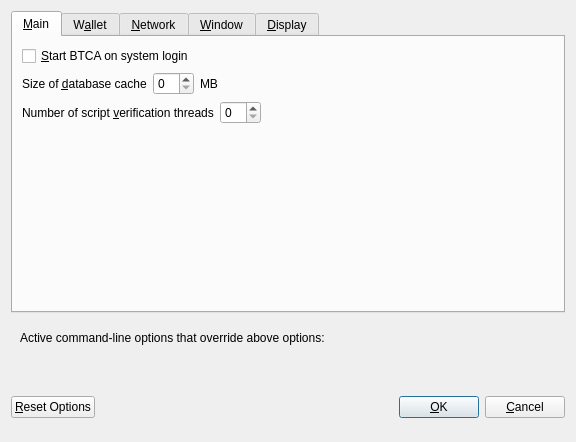
<?xml version="1.0" encoding="UTF-8"?>
<ui version="4.0">
 <class>OptionsDialog</class>
 <widget class="QDialog" name="OptionsDialog">
  <property name="geometry">
   <rect>
    <x>0</x>
    <y>0</y>
    <width>576</width>
    <height>442</height>
   </rect>
  </property>
  <property name="windowTitle">
   <string>Options</string>
  </property>
  <property name="modal">
   <bool>true</bool>
  </property>
  <layout class="QVBoxLayout" name="verticalLayout">
   <item>
    <widget class="QTabWidget" name="tabWidget">
     <property name="currentIndex">
      <number>0</number>
     </property>
     <widget class="QWidget" name="tabMain">
      <attribute name="title">
       <string>&amp;Main</string>
      </attribute>
      <layout class="QVBoxLayout" name="verticalLayout_Main">
       <item>
        <widget class="QCheckBox" name="bitcoinAtStartup">
         <property name="toolTip">
          <string>Automatically start BTCA after logging in to the system.</string>
         </property>
         <property name="text">
          <string>&amp;Start BTCA on system login</string>
         </property>
        </widget>
       </item>
       <item>
        <layout class="QHBoxLayout" name="horizontalLayout_2_Main">
         <item>
          <widget class="QLabel" name="databaseCacheLabel">
           <property name="text">
            <string>Size of &amp;database cache</string>
           </property>
           <property name="textFormat">
            <enum>Qt::PlainText</enum>
           </property>
           <property name="buddy">
            <cstring>databaseCache</cstring>
           </property>
          </widget>
         </item>
         <item>
          <widget class="QSpinBox" name="databaseCache"/>
         </item>
         <item>
          <widget class="QLabel" name="databaseCacheUnitLabel">
           <property name="text">
            <string>MB</string>
           </property>
           <property name="textFormat">
            <enum>Qt::PlainText</enum>
           </property>
          </widget>
         </item>
         <item>
          <spacer name="horizontalSpacer_2_Main">
           <property name="orientation">
            <enum>Qt::Horizontal</enum>
           </property>
           <property name="sizeHint" stdset="0">
            <size>
             <width>40</width>
             <height>20</height>
            </size>
           </property>
          </spacer>
         </item>
        </layout>
       </item>
       <item>
        <layout class="QHBoxLayout" name="horizontalLayout_3_Main">
         <item>
          <widget class="QLabel" name="threadsScriptVerifLabel">
           <property name="text">
            <string>Number of script &amp;verification threads</string>
           </property>
           <property name="textFormat">
            <enum>Qt::PlainText</enum>
           </property>
           <property name="buddy">
            <cstring>threadsScriptVerif</cstring>
           </property>
          </widget>
         </item>
         <item>
          <widget class="QSpinBox" name="threadsScriptVerif">
           <property name="toolTip">
            <string>(0 = auto, &lt;0 = leave that many cores free)</string>
           </property>
          </widget>
         </item>
         <item>
          <spacer name="horizontalSpacer_3_Main">
           <property name="orientation">
            <enum>Qt::Horizontal</enum>
           </property>
           <property name="sizeHint" stdset="0">
            <size>
             <width>40</width>
             <height>20</height>
            </size>
           </property>
          </spacer>
         </item>
        </layout>
       </item>
       <item>
        <spacer name="verticalSpacer_2">
         <property name="orientation">
          <enum>Qt::Vertical</enum>
         </property>
         <property name="sizeHint" stdset="0">
          <size>
           <width>20</width>
           <height>40</height>
          </size>
         </property>
        </spacer>
       </item>
      </layout>
     </widget>
     <widget class="QWidget" name="tabWallet">
      <attribute name="title">
       <string>W&amp;allet</string>
      </attribute>
      <layout class="QVBoxLayout" name="verticalLayout_Wallet">
       <item>
        <layout class="QHBoxLayout" name="horizontalLayout_2_Wallet">
         <item>
          <widget class="QLabel" name="labelStakeSplitThresholdText">
           <property name="text">
            <string>Stake split threshold:</string>
           </property>
          </widget>
         </item>
         <item>
          <widget class="QSpinBox" name="spinBoxStakeSplitThreshold">
           <property name="minimum">
            <number>1</number>
           </property>
           <property name="maximum">
            <number>999999</number>
           </property>
          </widget>
         </item>
        </layout>
       </item>
       <item>
        <widget class="QGroupBox" name="groupBox">
         <property name="title">
          <string>Expert</string>
         </property>
         <layout class="QVBoxLayout" name="verticalLayout_2">
          <item>
           <widget class="QCheckBox" name="coinControlFeatures">
            <property name="toolTip">
             <string>Whether to show coin control features or not.</string>
            </property>
            <property name="text">
             <string>Enable coin &amp;control features</string>
            </property>
           </widget>
          </item>
          <item>
           <widget class="QCheckBox" name="showMasternodesTab">
            <property name="toolTip">
             <string>Show additional tab listing all your masternodes in first sub-tab&lt;br/&gt;and all masternodes on the network in second sub-tab.</string>
            </property>
            <property name="text">
             <string>Show Masternodes Tab</string>
            </property>
           </widget>
          </item>
          <item>
           <widget class="QCheckBox" name="spendZeroConfChange">
            <property name="toolTip">
             <string>If you disable the spending of unconfirmed change, the change from a transaction&lt;br/&gt;cannot be used until that transaction has at least one confirmation.&lt;br/&gt;This also affects how your balance is computed.</string>
            </property>
            <property name="text">
             <string>&amp;Spend unconfirmed change</string>
            </property>
           </widget>
          </item>
         </layout>
        </widget>
       </item>
       <item>
        <spacer name="verticalSpacer_Wallet">
         <property name="orientation">
          <enum>Qt::Vertical</enum>
         </property>
         <property name="sizeHint" stdset="0">
          <size>
           <width>20</width>
           <height>40</height>
          </size>
         </property>
        </spacer>
       </item>
      </layout>
     </widget>
     <widget class="QWidget" name="tabNetwork">
      <attribute name="title">
       <string>&amp;Network</string>
      </attribute>
      <layout class="QVBoxLayout" name="verticalLayout_Network">
       <item>
        <widget class="QCheckBox" name="mapPortUpnp">
         <property name="toolTip">
          <string>Automatically open the BTCA client port on the router. This only works when your router supports UPnP and it is enabled.</string>
         </property>
         <property name="text">
          <string>Map port using &amp;UPnP</string>
         </property>
        </widget>
       </item>
       <item>
        <widget class="QCheckBox" name="allowIncoming">
         <property name="toolTip">
          <string>Accept connections from outside</string>
         </property>
         <property name="text">
          <string>Allow incoming connections</string>
         </property>
        </widget>
       </item>
       <item>
        <widget class="QCheckBox" name="connectSocks">
         <property name="toolTip">
          <string>Connect to the BTCA network through a SOCKS5 proxy.</string>
         </property>
         <property name="text">
          <string>&amp;Connect through SOCKS5 proxy (default proxy):</string>
         </property>
        </widget>
       </item>
       <item>
        <layout class="QHBoxLayout" name="horizontalLayout_1_Network">
         <item>
          <widget class="QLabel" name="proxyIpLabel">
           <property name="text">
            <string>Proxy &amp;IP:</string>
           </property>
           <property name="textFormat">
            <enum>Qt::PlainText</enum>
           </property>
           <property name="buddy">
            <cstring>proxyIp</cstring>
           </property>
          </widget>
         </item>
         <item>
          <widget class="QValidatedLineEdit" name="proxyIp">
           <property name="minimumSize">
            <size>
             <width>140</width>
             <height>0</height>
            </size>
           </property>
           <property name="maximumSize">
            <size>
             <width>140</width>
             <height>16777215</height>
            </size>
           </property>
           <property name="toolTip">
            <string>IP address of the proxy (e.g. IPv4: 127.0.0.1 / IPv6: ::1)</string>
           </property>
          </widget>
         </item>
         <item>
          <widget class="QLabel" name="proxyPortLabel">
           <property name="text">
            <string>&amp;Port:</string>
           </property>
           <property name="textFormat">
            <enum>Qt::PlainText</enum>
           </property>
           <property name="buddy">
            <cstring>proxyPort</cstring>
           </property>
          </widget>
         </item>
         <item>
          <widget class="QLineEdit" name="proxyPort">
           <property name="minimumSize">
            <size>
             <width>55</width>
             <height>0</height>
            </size>
           </property>
           <property name="maximumSize">
            <size>
             <width>55</width>
             <height>16777215</height>
            </size>
           </property>
           <property name="toolTip">
            <string>Port of the proxy (e.g. 9050)</string>
           </property>
          </widget>
         </item>
         <item>
          <spacer name="horizontalSpacer_1_Network">
           <property name="orientation">
            <enum>Qt::Horizontal</enum>
           </property>
           <property name="sizeHint" stdset="0">
            <size>
             <width>40</width>
             <height>20</height>
            </size>
           </property>
          </spacer>
         </item>
        </layout>
       </item>
       <item>
        <spacer name="verticalSpacer_Network">
         <property name="orientation">
          <enum>Qt::Vertical</enum>
         </property>
         <property name="sizeHint" stdset="0">
          <size>
           <width>20</width>
           <height>40</height>
          </size>
         </property>
        </spacer>
       </item>
      </layout>
     </widget>
     <widget class="QWidget" name="tabWindow">
      <attribute name="title">
       <string>&amp;Window</string>
      </attribute>
      <layout class="QVBoxLayout" name="verticalLayout_Window">
       <item>
        <widget class="QCheckBox" name="minimizeToTray">
         <property name="toolTip">
          <string>Show only a tray icon after minimizing the window.</string>
         </property>
         <property name="text">
          <string>&amp;Minimize to the tray instead of the taskbar</string>
         </property>
        </widget>
       </item>
       <item>
        <widget class="QCheckBox" name="minimizeOnClose">
         <property name="toolTip">
          <string>Minimize instead of exit the application when the window is closed. When this option is enabled, the application will be closed only after selecting Quit in the menu.</string>
         </property>
         <property name="text">
          <string>M&amp;inimize on close</string>
         </property>
        </widget>
       </item>
       <item>
        <spacer name="verticalSpacer_Window">
         <property name="orientation">
          <enum>Qt::Vertical</enum>
         </property>
         <property name="sizeHint" stdset="0">
          <size>
           <width>20</width>
           <height>40</height>
          </size>
         </property>
        </spacer>
       </item>
      </layout>
     </widget>
     <widget class="QWidget" name="tabDisplay">
      <attribute name="title">
       <string>&amp;Display</string>
      </attribute>
      <layout class="QVBoxLayout" name="verticalLayout_Display">
       <item>
        <layout class="QHBoxLayout" name="horizontalLayout_1_Display">
         <item>
          <widget class="QLabel" name="langLabel">
           <property name="text">
            <string>User Interface &amp;language:</string>
           </property>
           <property name="textFormat">
            <enum>Qt::PlainText</enum>
           </property>
           <property name="buddy">
            <cstring>lang</cstring>
           </property>
          </widget>
         </item>
         <item>
          <widget class="QValueComboBox" name="lang">
           <property name="toolTip">
            <string>The user interface language can be set here. This setting will take effect after restarting BTCA.</string>
           </property>
          </widget>
         </item>
        </layout>
       </item>
       <item>
        <widget class="QLabel" name="label_3">
         <property name="toolTip">
          <string notr="true"/>
         </property>
         <property name="statusTip">
          <string notr="true"/>
         </property>
         <property name="whatsThis">
          <string notr="true"/>
         </property>
         <property name="accessibleName">
          <string notr="true"/>
         </property>
         <property name="text">
          <string>Language missing or translation incomplete? Help contributing translations here:
https://discord.gg/</string>
         </property>
         <property name="wordWrap">
          <bool>true</bool>
         </property>
         <property name="openExternalLinks">
          <bool>true</bool>
         </property>
         <property name="textInteractionFlags">
          <set>Qt::TextBrowserInteraction</set>
         </property>
        </widget>
       </item>
       <item>
        <layout class="QHBoxLayout" name="horizontalLayout_2_Display" stretch="0,0">
         <item>
          <widget class="QLabel" name="themeLabel">
           <property name="text">
            <string>User Interface Theme:</string>
           </property>
          </widget>
         </item>
         <item>
          <widget class="QValueComboBox" name="theme"/>
         </item>
        </layout>
       </item>
       <item>
        <widget class="QWidget" name="verticalDisplayWidget" native="true">
         <layout class="QVBoxLayout" name="verticalDisplayLayout">
          <property name="margin">
           <number>0</number>
          </property>
          <item>
           <widget class="Line" name="line">
            <property name="orientation">
             <enum>Qt::Horizontal</enum>
            </property>
           </widget>
          </item>
          <item>
           <layout class="QHBoxLayout" name="horizontalLayout_3_Display">
            <item>
             <widget class="QLabel" name="unitLabel">
              <property name="text">
               <string>Unit to show amounts in:</string>
              </property>
              <property name="textFormat">
               <enum>Qt::PlainText</enum>
              </property>
             </widget>
            </item>
            <item>
             <widget class="QValueComboBox" name="unit">
              <property name="toolTip">
               <string>Choose the default subdivision unit to show in the interface and when sending coins.</string>
              </property>
             </widget>
            </item>
           </layout>
          </item>
          <item>
           <layout class="QHBoxLayout" name="horizontalLayout_4_Display">
            <item>
             <widget class="QLabel" name="digitsLabel">
              <property name="text">
               <string>Decimal digits</string>
              </property>
             </widget>
            </item>
            <item>
             <widget class="QValueComboBox" name="digits"/>
            </item>
           </layout>
          </item>
          <item>
           <layout class="QHBoxLayout" name="horizontalLayout_5_Display">
            <item>
             <widget class="QCheckBox" name="checkBoxHideZeroBalances">
              <property name="toolTip">
               <string>Hide empty balances</string>
              </property>
              <property name="layoutDirection">
               <enum>Qt::LeftToRight</enum>
              </property>
              <property name="text">
               <string>Hide empty balances</string>
              </property>
             </widget>
            </item>
            <item>
             <widget class="QCheckBox" name="checkBoxHideOrphans">
              <property name="toolTip">
               <string>Hide orphan stakes in transaction lists</string>
              </property>
              <property name="text">
               <string>Hide orphan stakes</string>
              </property>
             </widget>
            </item>
            <item>
             <spacer name="horizontalSpacer">
              <property name="orientation">
               <enum>Qt::Horizontal</enum>
              </property>
              <property name="sizeHint" stdset="0">
               <size>
                <width>40</width>
                <height>20</height>
               </size>
              </property>
             </spacer>
            </item>
           </layout>
          </item>
          <item>
           <layout class="QHBoxLayout" name="horizontalLayout_6_Display">
            <item>
             <widget class="QLabel" name="thirdPartyTxUrlsLabel">
              <property name="toolTip">
               <string>Third party URLs (e.g. a block explorer) that appear in the transactions tab as context menu items. %s in the URL is replaced by transaction hash. Multiple URLs are separated by vertical bar |.</string>
              </property>
              <property name="text">
               <string>Third party transaction URLs</string>
              </property>
             </widget>
            </item>
            <item>
             <widget class="QLineEdit" name="thirdPartyTxUrls">
              <property name="toolTip">
               <string>Third party URLs (e.g. a block explorer) that appear in the transactions tab as context menu items. %s in the URL is replaced by transaction hash. Multiple URLs are separated by vertical bar |.</string>
              </property>
             </widget>
            </item>
           </layout>
          </item>
         </layout>
        </widget>
       </item>
       <item>
        <spacer name="verticalSpacer">
         <property name="orientation">
          <enum>Qt::Vertical</enum>
         </property>
         <property name="sizeHint" stdset="0">
          <size>
           <width>20</width>
           <height>40</height>
          </size>
         </property>
        </spacer>
       </item>
      </layout>
     </widget>
    </widget>
   </item>
   <item>
    <widget class="QFrame" name="frame">
     <layout class="QVBoxLayout" name="verticalLayout_Bottom">
      <item>
       <layout class="QHBoxLayout" name="horizontalLayout_Bottom">
        <item>
         <widget class="QLabel" name="overriddenByCommandLineInfoLabel">
          <property name="text">
           <string>Active command-line options that override above options:</string>
          </property>
          <property name="textFormat">
           <enum>Qt::PlainText</enum>
          </property>
         </widget>
        </item>
        <item>
         <spacer name="horizontalSpacer_Bottom">
          <property name="orientation">
           <enum>Qt::Horizontal</enum>
          </property>
          <property name="sizeHint" stdset="0">
           <size>
            <width>40</width>
            <height>20</height>
           </size>
          </property>
         </spacer>
        </item>
       </layout>
      </item>
      <item>
       <widget class="QLabel" name="overriddenByCommandLineLabel">
        <property name="text">
         <string/>
        </property>
        <property name="textFormat">
         <enum>Qt::PlainText</enum>
        </property>
        <property name="wordWrap">
         <bool>true</bool>
        </property>
       </widget>
      </item>
     </layout>
    </widget>
   </item>
   <item>
    <layout class="QHBoxLayout" name="horizontalLayout_Buttons">
     <item>
      <widget class="QPushButton" name="resetButton">
       <property name="toolTip">
        <string>Reset all client options to default.</string>
       </property>
       <property name="text">
        <string>&amp;Reset Options</string>
       </property>
       <property name="autoDefault">
        <bool>false</bool>
       </property>
      </widget>
     </item>
     <item>
      <spacer name="horizontalSpacer_1">
       <property name="orientation">
        <enum>Qt::Horizontal</enum>
       </property>
       <property name="sizeHint" stdset="0">
        <size>
         <width>40</width>
         <height>48</height>
        </size>
       </property>
      </spacer>
     </item>
     <item>
      <widget class="QLabel" name="statusLabel">
       <property name="minimumSize">
        <size>
         <width>200</width>
         <height>0</height>
        </size>
       </property>
       <property name="font">
        <font>
         <weight>75</weight>
         <bold>true</bold>
        </font>
       </property>
       <property name="text">
        <string/>
       </property>
       <property name="textFormat">
        <enum>Qt::PlainText</enum>
       </property>
       <property name="wordWrap">
        <bool>true</bool>
       </property>
      </widget>
     </item>
     <item>
      <spacer name="horizontalSpacer_2">
       <property name="orientation">
        <enum>Qt::Horizontal</enum>
       </property>
       <property name="sizeHint" stdset="0">
        <size>
         <width>40</width>
         <height>48</height>
        </size>
       </property>
      </spacer>
     </item>
     <item>
      <widget class="QPushButton" name="okButton">
       <property name="text">
        <string>&amp;OK</string>
       </property>
       <property name="autoDefault">
        <bool>false</bool>
       </property>
       <property name="default">
        <bool>true</bool>
       </property>
      </widget>
     </item>
     <item>
      <widget class="QPushButton" name="cancelButton">
       <property name="text">
        <string>&amp;Cancel</string>
       </property>
       <property name="autoDefault">
        <bool>false</bool>
       </property>
      </widget>
     </item>
    </layout>
   </item>
  </layout>
 </widget>
 <customwidgets>
  <customwidget>
   <class>QValidatedLineEdit</class>
   <extends>QLineEdit</extends>
   <header>qvalidatedlineedit.h</header>
  </customwidget>
  <customwidget>
   <class>QValueComboBox</class>
   <extends>QComboBox</extends>
   <header>qvaluecombobox.h</header>
  </customwidget>
 </customwidgets>
 <resources/>
 <connections/>
</ui>
